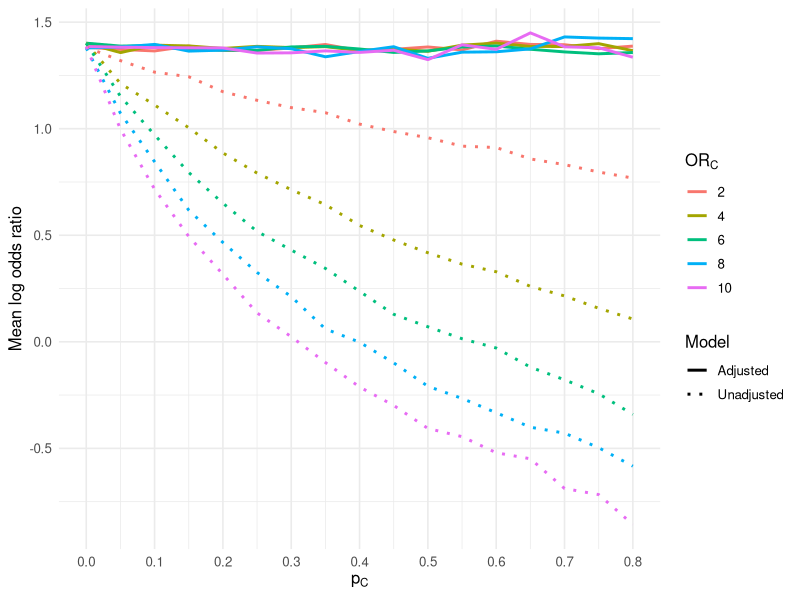
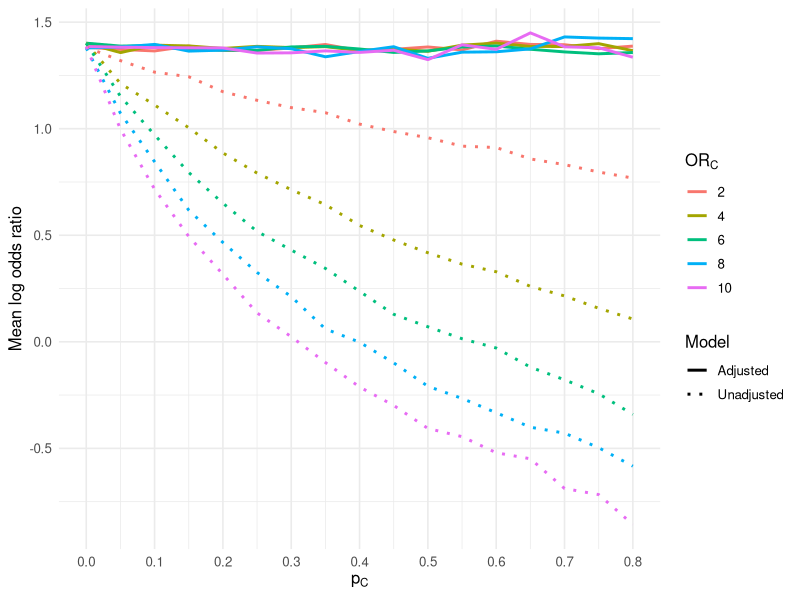

Write the R code that produced these figures, in order.
## ---- chunk 1
set.seed(45)

n <- 1e6

# Target population quantities
p_D <- 7 / 10000
p_E <- 0.05
p_C <- 0.30
OR_E <- 4
OR_C <- 8

# Because C = 0 for all E = 1:
p_C_given_E0 <- p_C / (1 - p_E)
p_C_given_E0

# There are three possible (E, C) strata, with these population weights:
# (0, 0): 0.65; (0, 1): 0.30; (1, 0): 0.05.
mean_D_given_alpha <- function(alpha) {
  (1 - p_E) * (1 - p_C_given_E0) * plogis(alpha) +
    (1 - p_E) * p_C_given_E0 * plogis(alpha + log(OR_C)) +
    p_E * plogis(alpha + log(OR_E))
}

# Calibrate the baseline log odds to the target marginal prevalence of D.
alpha <- uniroot(
  function(a) mean_D_given_alpha(a) - p_D,
  interval = c(-30, 0)
)$root

# Simulate E and then C conditional on E.
E <- rbinom(n, size = 1, prob = p_E)
C <- integer(n)
C[E == 0] <- rbinom(sum(E == 0), size = 1, prob = p_C_given_E0)

# Simulate D under the logistic model.
p_D_i <- plogis(alpha + log(OR_E) * E + log(OR_C) * C)
D <- rbinom(n, size = 1, prob = p_D_i)

sim <- data.frame(E, C, D)

# Check the simulated prevalences (they will vary slightly by chance).
c(
  prevalence_D = mean(sim$D),
  prevalence_E = mean(sim$E),
  prevalence_C = mean(sim$C),
  prevalence_C_given_E0 = mean(sim$C[sim$E == 0]),
  prevalence_C_given_E1 = mean(sim$C[sim$E == 1])
)

# The model-implied stratum-specific disease probabilities.
data.frame(
  E = c(0, 0, 1),
  C = c(0, 1, 0),
  prob_D = plogis(alpha + log(OR_E) * c(0, 0, 1) +
                           log(OR_C) * c(0, 1, 0))
)
## ---- chunk 2
simulate_and_analyze <- function(replicate_id, n, alpha, p_E,
                                 p_C_given_E0, OR_E, OR_C) {
  # The only possible strata are (E=0, C=0), (E=0, C=1), and
  # (E=1, C=0), because C is always 0 when E is 1.
  strata <- data.frame(
    E = c(0, 0, 1),
    C = c(0, 1, 0)
  )

  stratum_probabilities <- c(
    (1 - p_E) * (1 - p_C_given_E0),
    (1 - p_E) * p_C_given_E0,
    p_E
  )

  strata$N <- as.vector(rmultinom(1, size = n,
                                  prob = stratum_probabilities))
  strata$Prob_D <- plogis(
    alpha + log(OR_E) * strata$E + log(OR_C) * strata$C
  )
  strata$Cases <- rbinom(nrow(strata), size = strata$N,
                         prob = strata$Prob_D)
  strata$Noncases <- strata$N - strata$Cases

  adjusted_model <- glm(
    cbind(Cases, Noncases) ~ E + C,
    data = strata,
    family = binomial()
  )
  unadjusted_model <- glm(
    cbind(Cases, Noncases) ~ E,
    data = strata,
    family = binomial()
  )

  extract_E_estimate <- function(model, analysis, model_label) {
    coefficient <- unname(coef(model)["E"])

    data.frame(
      Replicate = replicate_id,
      Analysis = analysis,
      Model = model_label,
      Coefficient = coefficient,
      Odds_Ratio = exp(coefficient),
      row.names = NULL
    )
  }

  rbind(
    extract_E_estimate(adjusted_model, "Adjusted", "D ~ E + C"),
    extract_E_estimate(unadjusted_model, "Unadjusted", "D ~ E")
  )
}
## ---- chunk 3
set.seed(20261016)
n_replicates <- 100
p_C_values <- seq(0, 0.80, by = 0.05)
OR_C_values <- c(2, 4, 6, 8, 10)

# Simulate all replicates for one combination of p_C and OR_C.
simulate_for_scenario <- function(p_C_value, OR_C_value) {
  # C is absent among exposed individuals, so its prevalence among the
  # unexposed must be larger than its prevalence in the whole population.
  p_C_given_E0_value <- p_C_value / (1 - p_E)

  # Recalibrate alpha to keep the marginal disease prevalence fixed at p_D.
  mean_D_for_p_C <- function(alpha_value) {
    (1 - p_E) * (1 - p_C_given_E0_value) * plogis(alpha_value) +
      (1 - p_E) * p_C_given_E0_value *
        plogis(alpha_value + log(OR_C_value)) +
      p_E * plogis(alpha_value + log(OR_E))
  }

  alpha_value <- uniroot(
    function(a) mean_D_for_p_C(a) - p_D,
    interval = c(-30, 0)
  )$root

  results <- do.call(
    rbind,
    lapply(
      seq_len(n_replicates),
      simulate_and_analyze,
      n = n,
      alpha = alpha_value,
      p_E = p_E,
      p_C_given_E0 = p_C_given_E0_value,
      OR_E = OR_E,
      OR_C = OR_C_value
    )
  )

  results$p_C <- p_C_value
  results$OR_C <- OR_C_value
  results
}

# Save results from every replicate for every combination of p_C and OR_C.
replicate_results <- do.call(
  rbind,
  lapply(
    OR_C_values,
    function(OR_C_value) {
      do.call(
        rbind,
        lapply(
          p_C_values,
          simulate_for_scenario,
          OR_C_value = OR_C_value
        )
      )
    }
  )
)

# Calculate the mean estimates for each p_C, OR_C, and analysis type.
mean_results <- aggregate(
  cbind(Coefficient, Odds_Ratio) ~ p_C + OR_C + Analysis + Model,
  data = replicate_results,
  FUN = mean
)
mean_results <- mean_results[
  order(mean_results$OR_C,
        mean_results$p_C,
        match(mean_results$Analysis, c("Adjusted", "Unadjusted"))),
]

#| fig-cap: "Mean adjusted and unadjusted log odds ratios across values of p_C and OR_C"
#| fig-width: 8
#| fig-height: 5.5
#| message: false

library(ggplot2)

mean_results$OR_C <- factor(mean_results$OR_C, levels = OR_C_values)

mean_effect_plot <- ggplot(
  mean_results,
  aes(
    x = p_C,
    y = Coefficient,
    color = OR_C,
    linetype = Analysis,
    group = interaction(OR_C, Analysis)
  )
) +
  geom_line(linewidth = 1) +
  scale_linetype_manual(
    values = c(Adjusted = "solid", Unadjusted = "dotted")
  ) +
  scale_x_continuous(breaks = seq(0, 0.8, by = 0.1)) +
  labs(
    x = expression(p[C]),
    y = "Mean log odds ratio",
    color = expression(OR[C]),
    linetype = "Model"
  ) +
  theme_minimal(base_size = 12) +
  theme(legend.position = "right")

dir.create("figures", showWarnings = FALSE)
ggsave(
  filename = "figures/mean-log-odds-ratios.png",
  plot = mean_effect_plot,
  width = 8,
  height = 5.5,
  dpi = 300
)

mean_effect_plot
